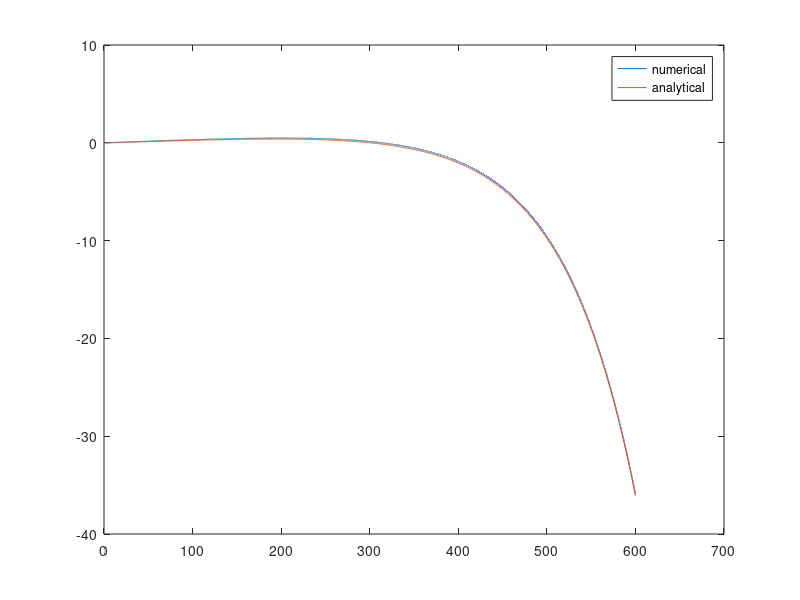

MATLAB code for this plot:
V0=2800;
Cd=0.006;
pi=3.14159265358;
theta=0.2*pi/180;
Vx0=V0*cos(theta);
Vy0=V0*sin(theta);
t=0;
distance=600;
timeStep=50000;
x=0;
y=0;
dt=0.1/V0;

g=32.1740;% ft/s2
Vxs=zeros(timeStep,1);
Vys=zeros(timeStep,1);
Position=zeros(timeStep,2);

Vx=Vx0;
Vy=Vy0;
i=1;
%% Eluer
while(x<distance)
    Vx=Vx-Cd*Vx*Vx*dt;
    Vy=Vy-Cd*Vx*Vy*dt-g*dt;
    x=x+Vx*dt;
    y=y+Vy*dt;
    Vxs(i)=Vx;
    Vys(i)=Vy;
    Position(i,:)=[x y];
    i=i+1;
end
plot(Position(1:i-1,1),Position(1:i-1,2));

hold on;




x=linspace(0,600,1000);
y=0+x*tan(theta)-g/Vx0^2*1/4/Cd^2*(exp(2*Cd.*x));
plot(x,y)

legend('numerical','analytical')
% %% RK4
% for i=1:timeStep
%     % for Vx
%     k1=dx*-Cd*Vx;
%     k2=dx*Vx;
%     k3=dx*Vx;
%     k4=dx*Vx;
%     x=x+1/6*k1+1/3*k2+1/3*k3+1/6*k4;
%     % for Vy
%     k1=dt*Vy;
%     k2=dt*(Vy-g*0.5*dt);
%     k3=dt*(Vy-g*0.5*dt);
%     k4=dt*(Vy-g*dt);
%     y=y+1/6*k1+1/3*k2+1/3*k3+1/6*k4;
%     Vy=Vy-g*dt;
%     Vxs(i)=Vx;
%     Vys(i)=Vy;
%     Position(i,:)=[x y];
% end
% y
% % V0*cos(theta)*1
% % shouldBeY=V0*sin(theta)*tEnd-0.5*g*tEnd*tEnd;
% % plot(Vys);
% % error=abs(shouldBeY-y);
% plot(Position(:,1),Position(:,2));
% % hold on;


